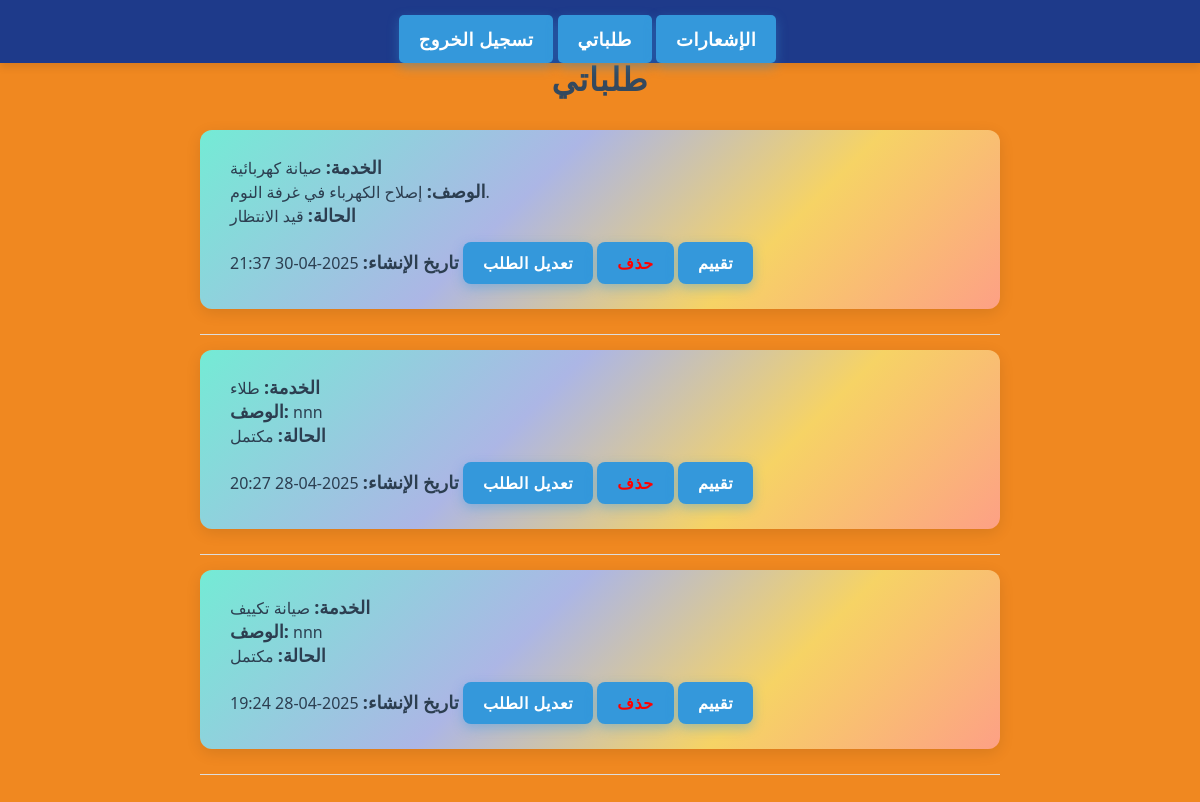
The app's page /my-orders/ (signed in) with its own data.
### order/models.py (models this page shows, shortened)
class Order(models.Model):
    STATUS_CHOICES = (
        ('pending', 'قيد الانتظار'),
        ('in_progress', 'قيد التنفيذ'),
        ('completed', 'مكتمل'),
        ('rejected', 'مرفوض'),
    )
    user = models.ForeignKey(User, on_delete=models.CASCADE)
    service = models.ForeignKey(Service, on_delete=models.CASCADE)
    description = models.TextField()
    date_created = models.DateTimeField(auto_now_add=True)
    status = models.CharField(max_length=20, choices=STATUS_CHOICES, default='pending')

class Service(models.Model):
    name = models.CharField(max_length=100)
    description = models.TextField()

### order/views.py (the view)
# urls.py: path('my-orders/', views.my_orders, name='my_orders'),
@login_required
def my_orders(request):
    orders = Order.objects.filter(user=request.user).order_by('-date_created')
    return render(request, 'my_orders.html', {'orders': orders})

### order/templates/my_orders.html (shortened to what this page needs)
{% extends 'base.html' %}
{% block content %}
{% load static %}
<!DOCTYPE html>
<html lang="en">
<head>
    <link rel="stylesheet" href="{% static 'css/my_orders.css' %}">
</head>
<body>
    <h2>طلباتي</h2>
    {% if orders %}
      <ul class="order">
        {% for order in orders %}
          <li>
            <strong>الخدمة:</strong> {{ order.service.name }}<br>
            <strong>الوصف:</strong> {{ order.description }}<br>
            <strong>الحالة:</strong> {{ order.get_status_display }}<br>
            <strong>تاريخ الإنشاء:</strong> {{ order.date_created|date:"Y-m-d H:i" }}
            <a href="{% url 'update_order' order.id %}">تعديل الطلب</a>
            <a href="{% url 'delete_order' order.id %}" style="color: red;">حذف</a>
            <a href="{% url 'check_rating_permission' order.id %}" class="btn btn-primary">تقييم</a>
          </li>
          <hr>
        {% endfor %}
      </ul>
    {% else %}
      <p>لا توجد طلبات حتى الآن.</p>
    {% endif %}
</body>
</html>
{% endblock %}

### orderdjango/static/css/my_orders.css (style rules this page uses)
body { background-color: #f08820; font-family: 'Segoe UI', Tahoma, Geneva, Verdana, sans-serif; color: #2c3e50; padding: 30px; margin: 0; }
h2 { text-align: center; color: #34495e; font-size: 32px; margin-bottom: 30px; font-weight: 700; letter-spacing: 1px; }
ul.order { list-style-type: none; padding: 0; max-width: 800px; margin: 0 auto; }
li { background: linear-gradient(135deg, #74ebd5 0%, #ACB6E5 40%, #f6d365 70%, #fda085 100%); padding: 25px 30px; margin: 15px 0; border-radius: 12px; box-shadow: 0 4px 15px rgba(0, 0, 0, 0.1); transition: box-shadow 0.3s ease, transform 0.3s ease; cursor: default; color: #2c3e50; }
strong { color: #2c3e50; font-size: 18px; font-weight: 600; }
hr { border: none; border-top: 1px solid #ddd; margin-top: 20px; }
a { display: inline-block; padding: 10px 20px; background-color: #3498db; color: white; text-decoration: none; border-radius: 8px; margin-top: 15px; font-weight: 600; letter-spacing: 0.5px; box-shadow: 0 4px 12px rgba(52, 152, 219, 0.4); transition: background-color 0.3s ease, box-shadow 0.3s ease; }
ul li { margin-bottom: 25px; }

### records on screen
Order: service.name "صيانة كهربائية", description "إصلاح الكهرباء في غرفة النوم.", status "قيد الانتظار", date_created "2025-04-30 21:37"
Order: service.name "طلاء", description "nnn", status "مكتمل", date_created "2025-04-28 20:27"
Order: service.name "صيانة تكييف", description "nnn", status "مكتمل", date_created "2025-04-28 19:24"
